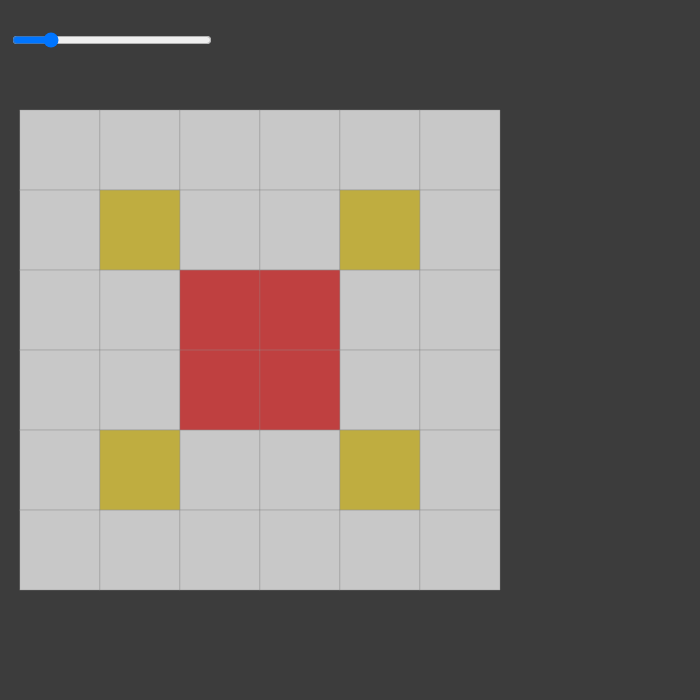
Frame 1 (no input)
Frame 60 (no input): identical to frame 1, image omitted
Frame 120 (the mouse pressed at the canvas centre since frame 60): identical to frame 1, image omitted

The p5.js sketch that drew this single still picture (run headless with seeded random() and noise() and a simulated clock; from frame 60 on, the mouse is pressed at the canvas centre):

// p5.js sketch
// ── sketch.js
//https://www.reddit.com/r/processing/

let s = 480;
let width = 700
let depth = 7;
let slider1;

function setup() {
  createCanvas(700, 700);

  slider1 = createSlider(1, depth, 2, 1);
	slider1.position(10, 30);
	slider1.style('width', '200px');
}

function draw() {
  background(60);
  translate(20,(width-s)/2);
  level = 3*pow(2,slider1.value()-1);
  drawFigure1(level);
}

function drawFigure1(y) {
  strokeWeight(0.2);
  stroke(150);
  fill(200);
  power = pow(2,slider1.value()-1)
  x = (s / y);
  for (var i = 0; i < y; i++) {
    for (var j = 0; j < y; j++) {
      rect(x*i,x*j,x,x);
    }
  }

  //colored squares
  for (var i = slider1.value()-1; i >= 0; i--) {
    
    push();
    colorMode(HSL);
    fill(360/depth*i,50,50,100);
    power1 = pow(2,i); 
    x1 = (s / (3*(pow(2,i))));
    translate(x1,x1);
    for (var j = 0; j < 3*(power1); j++) {
      for (var k = 0; k < 3*(power1); k++) {
        if (j % 3 == 0 && k % 3 == 0) {
          rect(x1*j, x1*k,x1,x1);
        }
      }
    }
    pop();

    //hide obsolete squares
    if (i - 2 > 0) {
      push();
      fill(200);
      power2 = pow(2,i-3); 
      x1 = (s / (3*pow(2,i-3)));
      translate(x1,x1);
      for (var j = 0; j < 3*(power2); j++) {
        for (var k = 0; k < 3*(power2); k++) {
          if (j % 3 == 0 && k % 3 == 0) {
            rect(x1*(j-0.25), x1*k,1.5*x1,x1);
            rect(x1*j, x1*(k-0.25),x1,1.5*x1);
          }
        }
      }
      pop();
    }
  }
  
  //grid
  strokeWeight(0.2);
  stroke(150);
  fill(0,0,0,0);
  power = pow(2,slider1.value()-1)
  x = (s / y);
  for (var i = 0; i < y; i++) {
    for (var j = 0; j < y; j++) {
      rect(x*i,x*j,x,x);
    }
  }
}
